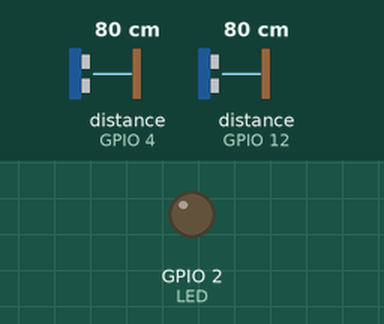
The sketch below on a simulated ESP8266 (NodeMCU). Shown: output pins drawn as LEDs (lit = HIGH). Wiring (inferred from the names in the program): 2 × ultrasonic range finder: trigger GPIO 13, echo GPIO 12 / trigger GPIO 14, echo GPIO 4. The test bench sets the inputs (shaded band); at power-on: distance to the obstacle (sensors on GPIO 4, GPIO 12) 80 cm. The echo pulse lasts 58.3 µs per cm; WiFi joins after 1.5 s; servers stay silent unless stated; the local clock reads 2024-03-15 10:24:30 at power-on unless the sketch sets it; pins used as bus, display or sensor lines are not drawn; what the sketch prints to the serial monitor is not drawn.

Above: at 2.0 s.
Timing chart, 0 to 3.5 s (numbered marks = the images above):
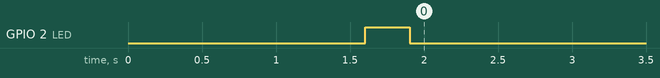

The sketch:

Proyectos-Laveya.ino
```cpp
//Prototipo
#if defined(ESP8266)
#pragma message "Codigo para Arduino ESP8266!"
#include <ESP8266WiFi.h>
#include <time.h>
#include <ESP8266WiFiMulti.h>
ESP8266WiFiMulti wifiMulti;
const int LED = 2;
const int trigPinj = 13;  // Pi
const int echoPinj = 12;  // Pin de recepción (ECHO) del jabon
const int trigPins = 14;  // Pin de activtt
const int echoPins = 4;  // Pin d****************************************************


#elif defined(ESP32)
#pragma message "Codigo para Arduino ESP32!"
#include <WiFi.h>
#include <WiFiMulti.h>
WiFiMulti wifiMulti;
const int LED = 2;

#elif defined(ARDUINO)
#pragma message "Codigo para Arduino basado AVR (UNO, MEGA, etc)!"
#else
#pragma message "No es ni ESP32 o ES8266 o AVR, que es?"
#endif

const char* BOTtoken = "7084956399:AAGucmXr2ngyWCxKiYL-nsq7_XaZAsiYrCs";
WiFiClientSecure client;

#include <UniversalTelegramBot.h>
UniversalTelegramBot bot(BOTtoken, client);
#include <ArduinoJson.h>

// Sleep********************************************************************

struct tm timeinfo;
const char* ntpServer = "pool.ntp.org";
const long gmtOffset_sec = -10800; // Desplazamiento horario para Montevideo, Uruguay (en segundos)
 int daylightOffset_sec = 0; // No
 int horaDespertar = 8; // Hora de despertar (8:00 AM)
 int horaDormirSemana = 18; // Hora de dormir durante la semana (6:00 PM)
 int horaDormirFinSemana = 13; // Hora de dormir los sábados y domingos (10:00 PM)
// HORAS PARA AJUSTAR DORMIR

long durations, distanciaS;
long durationj, distanciaJ;
#define BOTtoken "7084956399:AAGucmXr2ngyWCxKiYL-nsq7_XaZAsiYrCs"
//const char* CHAT_IDS[] = {"18276128906", "5742761451", "7108801749", "6429638448","7172541840","6998190922","7156904590", "chat_id_3"}; // Agrega más IDs de chat según sea necesario
const char* CHAT_IDS[] = { "574276145"};
X509List cert(TELEGRAM_CERTIFICATE_ROOT);


int botRequestDelay = 100;
unsigned long lastTimeBotRan;
unsigned long lastNotificationTime = 0;
unsigned long  notificationInterval = 0; // Intervalo de notificación: 1 hora
unsigned long  desactivar=0;
// Handle what happens when you receive new messages


void setup() {
  Serial.begin(115200);
  WiFi.mode(WIFI_STA);
  wifiMulti.addAP("Laveya", "equind234");
  wifiMulti.addAP("ssid_from_AP_2", "your_password_for_AP_2");
  wifiMulti.addAP("ssid_from_AP_3", "your_password_for_AP_3");
  if (wifiMulti.run() == WL_CONNECTED);
  delay(100);
  configTime(gmtOffset_sec, daylightOffset_sec, ntpServer);
  // Imprimir la hora actual


    // Configurar pines de los sensores de ultrasonido
  pinMode(trigPinj, OUTPUT);
  pinMode(echoPinj, INPUT);
  pinMode(trigPins, OUTPUT);
  pinMode(echoPins, INPUT);
  pinMode(LED, OUTPUT);
  digitalWrite(LED, HIGH);


   #ifdef ESP8266
    configTime(0, 0, "pool.ntp.org");
    client.setTrustAnchors(&cert);
  #endif


  pinMode(LED, OUTPUT);
  digitalWrite(LED,HIGH);


  #ifdef ESP32
    client.setCACert(TELEGRAM_CERTIFICATE_ROOT);
  #endif

   for (const auto& id : CHAT_IDS) {
      bot.sendMessage(id, "¡Atención! El dispositivo se ha encendido RAM815.Profundidad: " );
    }


}
void conexion_wifi() {
  if (wifiMulti.run() == WL_CONNECTED) {
    digitalWrite(LED, LOW);
    delay(1000);
  } else {
    Serial.println("WiFi not connected! Reconnecting...");
    digitalWrite(LED, HIGH);
    delay(1000); // Espera 1 segundo antes de intentar reconectar
    WiFi.reconnect();
  }
}

void handleNewMessages(int numNewMessages) {
  for (int i=0; i<numNewMessages; i++) {
    String chat_id = String(bot.messages[i].chat_id);
    bool authorized = false;
    // Check if the incoming chat ID is authorized
    for (const auto& id : CHAT_IDS) {
      if (chat_id.equals(id)) {
        authorized = true;
        break;
      }
    }
    if (!authorized) {
      bot.sendMessage(chat_id, "Usuario no autorizado", "");
      continue;
    }

    String text = bot.messages[i].text;
    if (text == "/laveya") {
      String welcome = "¡Bienvenido a Rambla 815!\n";
      welcome += "Utiliza /ram815 para verificar el nivel de productos\n";
      bot.sendMessage(chat_id, welcome, "");
    }
     String from_name = bot.messages[i].from_name;

    if (text == "/start") {
      String welcome = "¡Bienvenido a Rambla 815!, " + from_name + ".\n";
      welcome += "Utiliza /ram815 para verificar el nivel de productos.\n";
      bot.sendMessage(chat_id, welcome, "");
    }

    if (text == "/ram815") {
      String welcome = "¡Verificar productos en Rambla 815!\n";
      welcome += "Utiliza /skip para verificar el nivel de jabón.\n";
      welcome += "Utiliza /confort para verificar el nivel de suavizante.\n";
      bot.sendMessage(chat_id, welcome, "");
    }


    // Allow users to check soap level with "/check_soap" command
    if (text == "/skip") {
      if (distanciaJ <= 28){
        bot.sendMessage(chat_id, "Hay jabón disponible RAM815. Profundidad: " + String(distanciaJ) + " cm");
      }
       else{
        bot.sendMessage(chat_id, "El jabón se ha agotado RAM815. Profundidad: "+ String(distanciaJ) + " cm");
      }
    }

    // Allow users to check softener level with "/check_softener" command
    if (text == "/confort") {
      if (distanciaS <=28){
        bot.sendMessage(chat_id, "Hay suavizante disponible RAM815. Profundidad: " + String(distanciaS) + " cm");
      }
       else{
        bot.sendMessage(chat_id, "El suavizante se ha agotado RAM815. Profundidad: " + String(distanciaS) + " cm");
      }
    }
  }
}

void lectura(){

  digitalWrite(trigPinj, LOW);
  delayMicroseconds(2);
  digitalWrite(trigPinj, HIGH);
  delayMicroseconds(10);
  digitalWrite(trigPinj, LOW);
  durationj = pulseIn(echoPinj, HIGH);
  distanciaJ = (durationj * 0.0343) / 2;  // Calcular la distancia en centímetros
  delay(100);

  // Lectura del segundo sensor de ultrasonido

  digitalWrite(trigPins, LOW);
  delayMicroseconds(2);
  digitalWrite(trigPins, HIGH);
  delayMicroseconds(10);
  digitalWrite(trigPins, LOW);
  durations = pulseIn(echoPins, HIGH);
  distanciaS = (durations * 0.0343) / 2;  // Calcular la distancia en centímetros

  // Imprimir las distancias medidas
  Serial.print("Profundidad Suavizante: ");
  Serial.print(distanciaS);
  Serial.println(" cm");
  Serial.print("Profundidad Jabon: ");
  Serial.print(distanciaJ);
  Serial.println(" cm");
}

void printLocalTime() {

  if (!getLocalTime(&timeinfo)) {
    Serial.println("Error al obtener la hora");
    return;
  }

  // Verificar si es fin de semana (sábado o domingo)
  bool esFinSemana = (timeinfo.tm_wday == 0 || timeinfo.tm_wday == 6);

  // Calcular la hora de dormir según el día de la semana
  int horaDormir;
  if (esFinSemana) {
    horaDormir = horaDormirFinSemana;
  } else {
    horaDormir = horaDormirSemana;
  }

  // Calcular el tiempo restante hasta la hora de despertar
  int horaActual = timeinfo.tm_hour -3;
  int minutosActual = timeinfo.tm_min;
  int segundosActual = timeinfo.tm_sec;
  int segundosHastaDespertar = 0;

  if (horaActual < horaDespertar) {
    segundosHastaDespertar = ((horaDespertar - horaActual) * 3600) + ((59 - minutosActual) * 60) + (59 - segundosActual);
  } else {
    segundosHastaDespertar = (((24 - horaActual) + horaDespertar) * 3600) + ((59 - minutosActual) * 60) + (59 - segundosActual);
  }
int segundosHastaDormir;

int segundosHastaEvento = min(segundosHastaDespertar, segundosHastaDormir);
  // Calcular el tiempo restante hasta la hora de dormir

  if (horaActual < horaDormir) {
    segundosHastaDormir = ((horaDormir - horaActual) * 3600) + ((59 - minutosActual) * 60) + (59 - segundosActual);
    Serial.println("Despierto!");
  } else {
    segundosHastaDormir = (((24 - horaActual) + horaDormir) * 3600) + ((59 - minutosActual) * 60) + (59 - segundosActual);
    Serial.println("Durmiendo...");
    ESP.deepSleep(segundosHastaEvento * 1000000); // Convertir segundos a microsegundos
  }

  if (!getLocalTime(&timeinfo)) {
    Serial.println("Error al obtener la hora");
    return;
  }

  Serial.print("Hora actual: ");
  Serial.print(horaActual);
  Serial.print(":");
  Serial.print(timeinfo.tm_min);
  Serial.print(":");
  Serial.println(timeinfo.tm_sec);
}

void loop() {
  conexion_wifi(); // Llamada a la función para manejar la conexión Wi-Fi
  lectura();
  printLocalTime();

  if (millis() > lastTimeBotRan + botRequestDelay)  {
    int numNewMessages = bot.getUpdates(bot.last_message_received + 1);

    while(numNewMessages) {

      handleNewMessages(numNewMessages);
      numNewMessages = bot.getUpdates(bot.last_message_received + 1);
    }
    lastTimeBotRan = millis();

  }

  if (distanciaJ >= 28 && millis() - lastNotificationTime > notificationInterval) {
    // Soap has run out, send notification
    for (const auto& id : CHAT_IDS) {
      bot.sendMessage(id, "¡Atención! El jabón se ha agotado RAM815. Profundidad: " + String(distanciaJ) + " cm");
    }
    lastNotificationTime = millis();
    notificationInterval = 60 * 60 * 1000; // Intervalo de notificación: 1 hora
  }

  if (distanciaS >= 28 && millis() - lastNotificationTime > notificationInterval) {
    // Softener has run out, send notification
    for (const auto& id : CHAT_IDS) {
      bot.sendMessage(id, "¡Atención! El suavizante se ha agotado RAM815.Profundidad: " + String(distanciaS) + " cm");
    }
    lastNotificationTime = millis();
    notificationInterval = 60 * 60 * 1000; // Intervalo de notificación: 1 hora
  }

  }

  
```

Measured:
- by itself, GPIO 2 (LED): HIGH → LOW at 1.9 s
